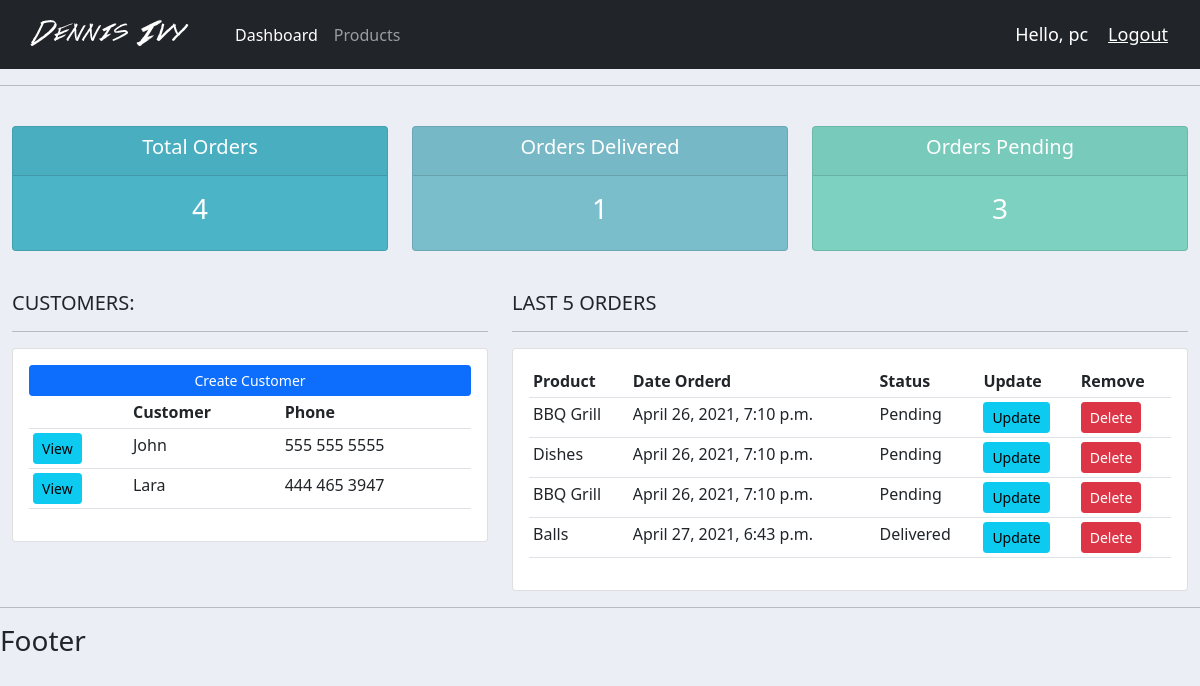
The app's page / (signed in), older data.
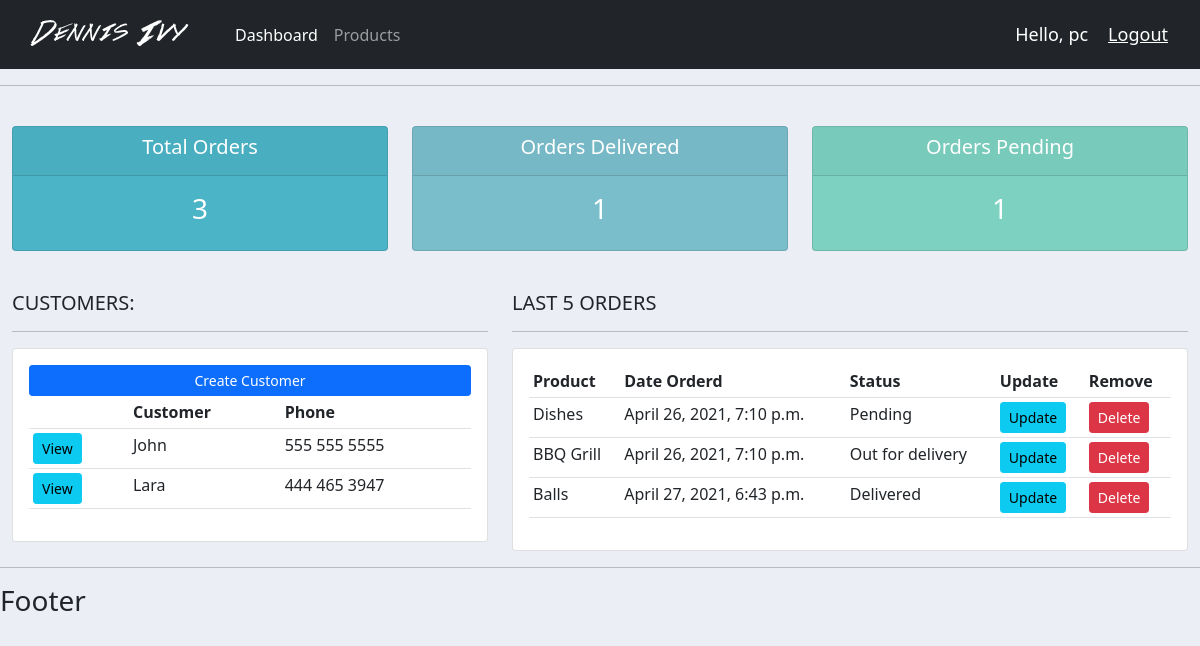
The same page, newer data.
### accounts/models.py (models this page shows, shortened)
class Customer(models.Model):
	name = models.CharField(max_length=200, null=True)
	phone = models.CharField(max_length=200, null=True)
	email = models.CharField(max_length=200, null=True)
	date_created = models.DateTimeField(auto_now_add=True, null=True)

class Order(models.Model):
	STATUS = (
            ('Pending', 'Pending'),
         			('Out for delivery', 'Out for delivery'),
         			('Delivered', 'Delivered'),
        )
	customer = models.ForeignKey(Customer, null=True, on_delete=models.SET_NULL)
	product = models.ForeignKey(Product, null=True, on_delete=models.SET_NULL)
	date_created = models.DateTimeField(auto_now_add=True, null=True)
	status = models.CharField(max_length=200, null=True, choices=STATUS)
	note = models.CharField(max_length=1000, null=True)

class Product(models.Model):
	CATEGORY = (
            ('Indoor', 'Indoor'),
         			('Out Door', 'Out Door'),
        )
	name = models.CharField(max_length=200, null=True)
	price = models.FloatField(null=True)
	category = models.CharField(max_length=200, null=True, choices=CATEGORY)
	description = models.CharField(max_length=200, null=True, blank=True)
	date_created = models.DateTimeField(auto_now_add=True, null=True)
	tags = models.ManyToManyField(Tag)
	def __str__(self):
		return self.name

### accounts/views.py (the view)
# urls.py: path('', views.home, name="home"),
@login_required(login_url='login')
def home(request):
    orders = Order.objects.all()
    customers = Customer.objects.all()
    total_customers = customers.count()
    total_orders = orders.count()
    delivered = orders.filter(status='Delivered').count()
    pending = orders.filter(status='Pending').count()
    context = {'orders': orders, 'customers': customers,
               'total_orders': total_orders, 'delivered': delivered,
               'pending': pending}
    return render(request, 'accounts/dashboard.html', context)

### accounts/templates/accounts/dashboard.html
{% extends 'accounts/main.html' %}
{% block content %}
 {% include 'accounts/status.html' %}
 <br>
  <div class="row">
  <div class="col-md-5">
    <h5>CUSTOMERS:</h5>
    <hr>
    <div class="card card-body">
    <a class="btn btn-primary  btn-sm btn-block" href="">Create Customer</a>
    <table class="table table-sm">
      <tr>
        <th></th>
        <th>Customer</th>
        <th>Phone</th>
      </tr>
      {% for customer in customers %}
        <tr>
          <td><a class="btn btn-sm btn-info" href="{% url 'customer' customer.id %}">View</a></td>
          <td>{{ customer.name }}</td>
          <td>{{ customer.phone }}</td>
        </tr>
      {% endfor %}
    </table>
    </div>
  </div>
  <div class="col-md-7">
    <h5>LAST 5 ORDERS</h5>
    <hr>
    <div class="card card-body">
    <table class="table table-sm">
      <tr>
        <th>Product</th>
        <th>Date Orderd</th>
        <th>Status</th>
        <th>Update</th>
        <th>Remove</th>
      </tr>
      {% for order in orders %}
        <tr>
          <td>{{order.product}}</td>
          <td>{{order.date_created}}</td>
          <td>{{order.status}}</td>
          <td><a class="btn btn-sm btn-info" href="{% url 'update_order' order.id %}" >Update</a></td>
          <td><a class="btn btn-sm btn-danger" href="{% url 'delete_order' order.id %}">Delete</a></td>
        </tr>
      {% endfor %}
    </table>
    </div>
  </div>
  </div>
{% endblock %}

Row changes from the older to the newer data that the page shows:
removed Order: product "BBQ Grill", date_created "April 26, 2021, 7:10 p.m.", status "Pending"
changed Order "BBQ Grill": status "Pending" → "Out for delivery"
Text that changed along with them:
{{ total_orders }}: "4" → "3"
{{ pending }}: "3" → "1"
